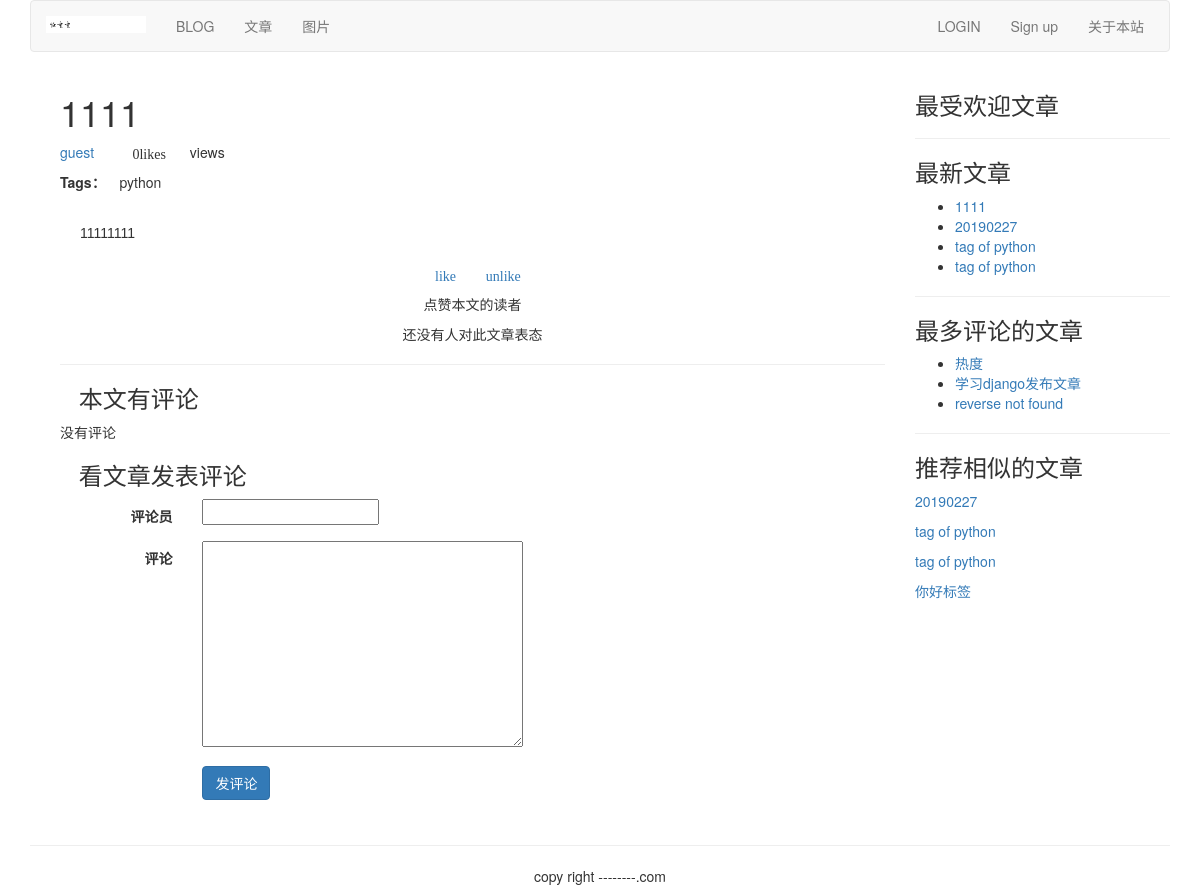
Page /article/list-article-detail/15/1111/ on the committed database.
### article/models.py (models this page shows, shortened)
class ArticlePost(models.Model):
    author = models.ForeignKey(User, related_name='article', on_delete=models.CASCADE)
    title = models.CharField(max_length=200)
    slug = models.SlugField(max_length=500)
    column = models.ForeignKey(ArticleColumn, related_name='article_column', on_delete=models.CASCADE)
    body = models.TextField()
    created = models.DateTimeField(default=timezone.now)
    updated = models.DateTimeField(auto_now=True)
    users_like = models.ManyToManyField(User, related_name="articles_like", blank=True)
    article_tag = models.ManyToManyField(ArticleTag, related_name="article_tag", blank=True)
    class Meta:
        ordering = ('-updated',)
        index_together = (('id', 'slug'),)
    def get_url_path(self):
        return reverse("article:list_article_detail", args=[self.id, self.slug])

class ArticleTag(models.Model):
    author = models.ForeignKey(User, related_name="tag", on_delete=models.CASCADE)
    tag = models.CharField(max_length=500)
    def __str__(self):
        return self.tag

### article/list_views.py (the view)
# urls.py: url(r'^article-detail/(?P<id>\d+)/(?P<slug>[-\w]+)/$', views.article_detail,
def article_detail(request, id, slug):
    article = get_object_or_404(ArticlePost, id=id, slug=slug)
    total_views = r.incr("article:{}:views".format(article.id))
    r.zincrby('article_ranking', 1, article.id)
    article_ranking = r.zrange('article_ranking', 0, -1, desc=True)[:10]
    article_ranking_ids = [int(id) for id in article_ranking]
    most_viewed = list(ArticlePost.objects.filter(id__in=article_ranking_ids))
    most_viewed.sort(key=lambda x: article_ranking_ids.index(x.id))
    if request.method == "POST":
        comment_form = CommentForm(data=request.POST)
        if comment_form.is_valid():
            new_comment = comment_form.save(commit=False)
            new_comment.article = article
            new_comment.save()
    else:
        comment_form = CommentForm()
    article_tags_ids = article.article_tag.values_list("id", flat=True)
    similar_articles = ArticlePost.objects.filter(article_tag__in=article_tags_ids).exclude(id=article.id)
    similar_articles = similar_articles.annotate(same_tags=Count("article_tag")).order_by('-same_tags',
                                                                                          '-created')[:4]
    return render(request, "article/list/article_detail.html", {"article": article,
                                                                "total_views": total_views,
                                                                "most_viewed": most_viewed,
                                                                "comment_form": comment_form,
                                                                "similar_articles": similar_articles})

### article/forms.py
class CommentForm(forms.ModelForm):
    class Meta:
        model = Comment
        fields = ("commentator", "body")

### article/templatetags/article_tags.py (called while the page is built)
@register.inclusion_tag('article/list/latest_articles.html')
def latest_articles(n=5):
    latest_article = ArticlePost.objects.order_by("-created")[:n]
    return {"latest_article": latest_article}

@register.simple_tag
def most_comment_articles(n=3):
    return ArticlePost.objects.annotate(
        total_comments=Count('comments')).order_by("-total_comments")[:n]

### templates/article/list/article_detail.html (shortened to what this page needs)
{% extends 'base.html' %}
{% load article_tags %}
{% load  staticfiles %}
{% block content %}
 {% with total_likes=article.users_like.count  users_like=article.users_like.all %}
<div class="container">
<div class="col-md-9">
    <header>
        <h1>{{ article.title }}</h1>
        <p><a href="{% url "article:author_articles" article.author.username %}">{{ article.author.username }}</a>
        <span style="margin-left: 20px" class="glyphicon glyphicon-thumbs-up">
            {{ total_likes }}like{{ total_likes|pluralize }}
        </span>
        <span style="margin-left: 20px">{{ total_views }}view{{ total_views|pluralize }}</span>
        </p>
        <p><span style="margin-right: 10px"><strong>Tags：</strong></span>
        {{ article.article_tag.all|join:"," }}</p>
    </header>
    <link rel="stylesheet" href="{% static 'editor/css/editormd.preview.css' %}"/>
    <div id="editormd-view">
    </div>
    <div>
        <p class="text-center">
            <a onclick="like_article({{ article.id }}, 'like')" href="#"><span
                class="glyphicon glyphicon-thumbs-up">like</span></a>
            <a onclick="like_article({{ article.id }}, 'unlike')" href="#"><span
               style="margin-left: 15px;" class="glyphicon glyphicon-thumbs-down">unlike</span></a>
        </p>
    </div>
    <div>
        <p class="text-center"><stong>点赞本文的读者</stong></p>
        {% for user in article.users_like.all %}
        <p class="text-center">{{ user.username }}</p>
         {% empty %}
         <p class="text-center">还没有人对此文章表态</p>
        {% endfor %}
    </div>
    <hr>
    <div>
        <h3><span class="glyphicon glyphicon-bullhorn"></span>本文有{{ comments.count }}评论</h3>
        {% for comment in article.comments.all %}
            <div>
                <p><strong>{{ comment.commentator }}</strong>说:</p>
                <p style="margin-left: 40px;">{{ comment.body }}</p>
            </div>
        {% empty %}
            <p>没有评论</p>
        {% endfor %}
        <h3><span class="glyphicon glyphicon-send"></span>看文章发表评论</h3>
        <form action="." method="post" class="form-horizontal" role="form">{% csrf_token %}
            <div class="form-group">
                <label for="inputEmail3" class="col-sm-2 control-label">评论员</label>
                <div class="col-sm-10">
                    {{ comment_form.commentator }}
                </div>
            </div>
            <div class="form-group">
                <label for="inputEmail3" class="col-sm-2 control-label">评论</label>
                <div class="col-sm-10">
                    {{ comment_form.body }}
                </div>
            </div>
            <div class="form-group">
                <div class="col-sm-offset-2 col-sm-10">
                    <p><input type="submit" name="" value="发评论" class="btn btn-primary"></p>
                </div>
            </div>
        </form>
    </div>
</div>
<div class="col-md-3">
    <p class="text-center"><h3>最受欢迎文章</h3></p>
    <hr>
    <p class="text-center"><h3>最新文章</h3></p>
    {% latest_articles 4 %}
    <hr>
    <p class="text-center"><h3>最多评论的文章</h3></p>
    {% most_comment_articles as most_comments %}
    <ul>
        {% for comment_article in most_comments %}
            <li>
            <a href="{{ comment_article.get_url_path }}">{{ comment_article.title }}</a>
            </li>
        {% endfor %}
    </ul>
    <hr>
    <p class="text-center"><h3>推荐相似的文章</h3></p>
    {% for similar in similar_articles %}
        <p><a href="{{ similar.get_url_path }}">{{ similar.title }}</a></p>
    {% empty %}
        <p>Sorry, 没有相似的文章</p>
    {% endfor %}
</div>
</div>
{% endwith %}
{% endblock %}

### templates/article/list/latest_articles.html
<ul>
    {% for article in latest_article %}
        <li>
        <a href="{{ article.get_url_path }}">{{ article.title }}</a>
        </li>
    {% endfor %}
</ul>

### static/editor/css/editormd.preview.css (style rules this page uses)
.markdown-body { -ms-text-size-adjust: 100%; -webkit-text-size-adjust: 100%; color: #333; overflow: hidden; font-family: "Microsoft YaHei", Helvetica, "Meiryo UI", "Malgun Gothic", "Segoe UI", "Trebuchet MS", "Monaco", monospace, Tahoma, STXihei, "华文细黑", STHeiti, "Helvetica Neue", "Droid Sans", "wenquanyi micro hei", FreeSans, Arimo, Arial, SimSun, "宋体", Heiti, "黑体", sans-serif; font-size: 16px; line-height: 1.6; word-wrap: break-word; }
.editormd-preview-container, .editormd-html-preview { text-align: left; font-size: 14px; line-height: 1.6; padding: 20px; overflow: auto; width: 100%; background-color: #fff; }

### rows in the picture
ArticlePost: title "1111", author.username "guest", article_tag.all "python"
ArticlePost: title "20190227"
ArticlePost: title "tag of python"
ArticlePost: title "tag of python"
ArticlePost: title "热度"
ArticlePost: title "学习django发布文章"
ArticlePost: title "reverse not found"
ArticlePost: title "你好标签"

### other values in the picture
{{ total_likes }} "0"
